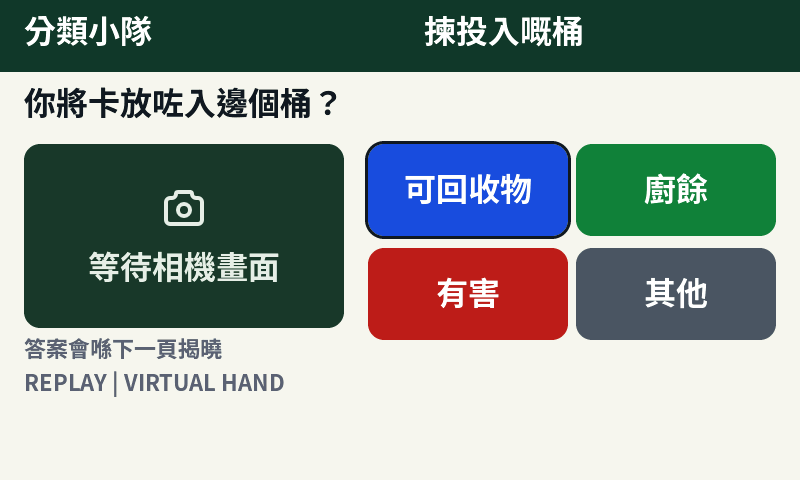
#> input picture ui/lvgl/preview/render/bin_choice.png, 800 x 480 px, given in place of idle.png, which was not available
$ python capture.py
#> lines starting #> are read from the running program, lines starting #| are printed output that depends on the picture
#!/usr/bin/env python3
"""Capture current native framebuffers, convert them to PNG, and build contact sheets."""
import os
import subprocess
from pathlib import Path
from PIL import Image,ImageDraw
preview=Path(__file__).resolve().parents[1]/'preview'
folder=Path(__file__).resolve().parents[1]/'preview/render'
subprocess.run(
    [str(preview/'bin/main'),'--screenshots',str(folder)],
    check=True,
    env={**os.environ,'SDL_VIDEODRIVER':'dummy','SDL_RENDER_DRIVER':'software'},
)
#> (this line was passed over: subprocess is not available in this run)
for p in folder.glob('*.bmp'):
    image=Image.open(p).convert('RGB');assert image.size==(800,480);image.save(p.with_suffix('.png'))
def sheet(files,name,columns):
#> called with name = 'overview', columns = 4
    image=Image.new('RGB',(columns*400,((len(files)+columns-1)//columns)*264),'#DDE6DE');draw=ImageDraw.Draw(image)
#> after `image = Image.new('RGB', (columns * 400, (len(files) + columns - 1) //`:
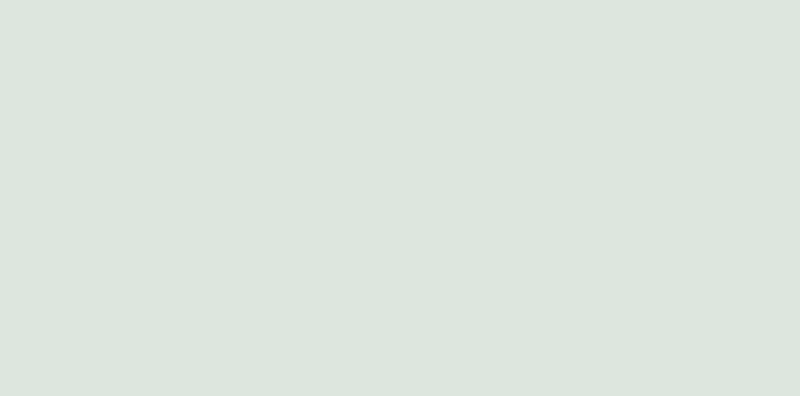
#> image: PIL image 1600x792 RGB (shown at 1/2 size); mean R, G, B 221, 230, 222
    for i,label in enumerate(files):
        tile=Image.open(folder/(label+'.png')).resize((400,240));x=(i%columns)*400;y=(i//columns)*264
#> after `tile = Image.open(folder / (label + '.png')).resize((400, 240))`:
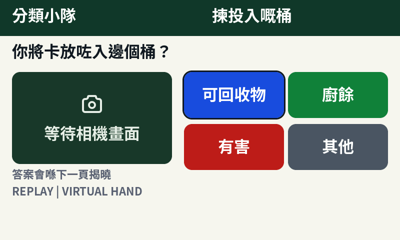
#> tile: PIL image 400x240 RGB; mean R, G, B 147, 158, 153.5
        draw.text((x+12,y+4),label,fill='#153B2C');image.paste(tile,(x,y+24))
#> after `image.paste(tile, (x, y + 24))`:
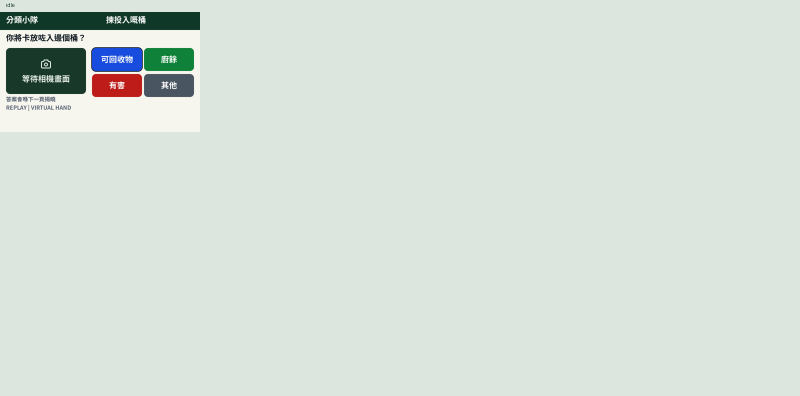
#> image: PIL image 1600x792 RGB (shown at 1/2 size); mean R, G, B 215.4, 224.5, 216.8
#> pass 2 of the loop in sheet, `for i,label in enumerate(files):`:
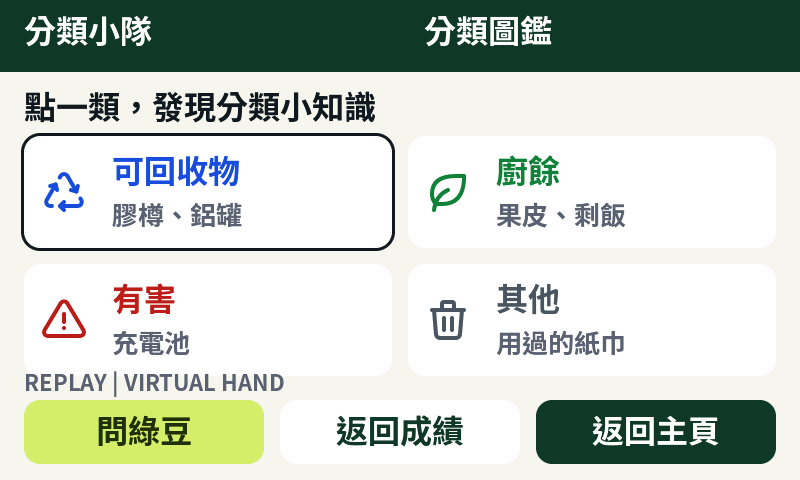
#> input picture ui/lvgl/preview/render/category_guide.png, 800 x 480 px, given in place of scan_ready.png, which was not available
#> in sheet, `tile = Image.open(folder / (label + '.png')).resize((400, 240))`:
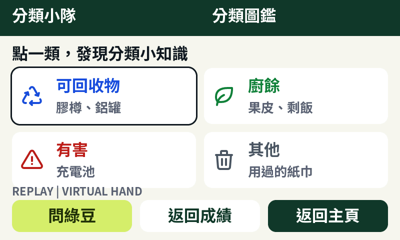
#> tile: PIL image 400x240 RGB; mean R, G, B 195.8, 204.6, 195.8
#> in sheet, `image.paste(tile, (x, y + 24))`:
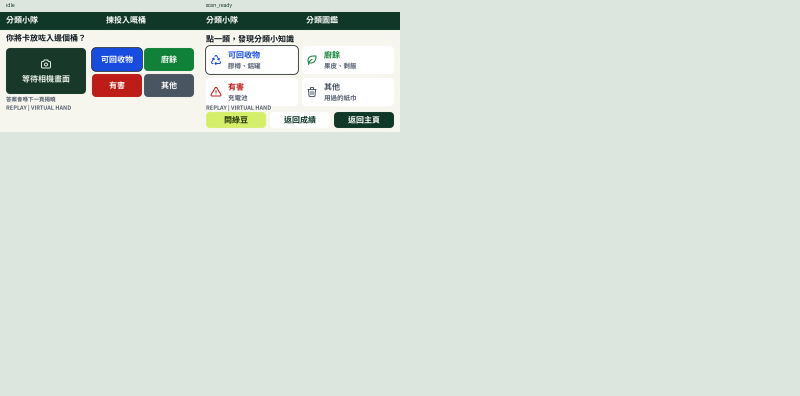
#> image: PIL image 1600x792 RGB (shown at 1/2 size); mean R, G, B 213.5, 222.6, 214.8
    image.save(folder/(name+'.png'))
#> (the run stopped early here; a loop or call above may not have finished)
